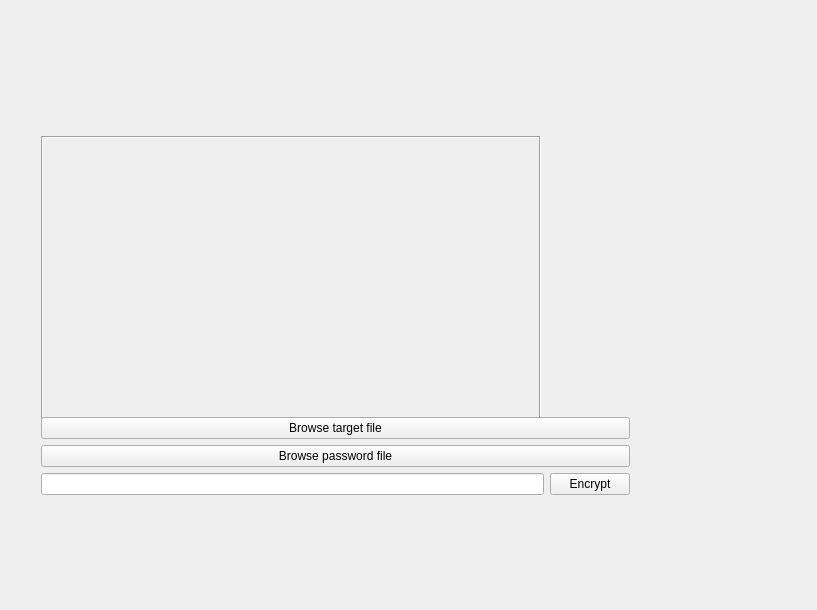
<?xml version="1.0" encoding="UTF-8"?>
<ui version="4.0">
 <class>MainWidget</class>
 <widget class="QWidget" name="MainWidget">
  <property name="geometry">
   <rect>
    <x>0</x>
    <y>0</y>
    <width>817</width>
    <height>610</height>
   </rect>
  </property>
  <property name="windowTitle">
   <string>File Encryptor</string>
  </property>
  <widget class="QWidget" name="verticalLayoutWidget_3">
   <property name="geometry">
    <rect>
     <x>30</x>
     <y>50</y>
     <width>611</width>
     <height>481</height>
    </rect>
   </property>
   <layout class="QVBoxLayout" name="verticalLayout_2">
    <item>
     <layout class="QVBoxLayout" name="verticalLayout_Picture">
      <item>
       <widget class="QLabel" name="labelProfilePicture">
        <property name="enabled">
         <bool>true</bool>
        </property>
        <property name="sizePolicy">
         <sizepolicy hsizetype="Expanding" vsizetype="Expanding">
          <horstretch>0</horstretch>
          <verstretch>0</verstretch>
         </sizepolicy>
        </property>
        <property name="minimumSize">
         <size>
          <width>300</width>
          <height>300</height>
         </size>
        </property>
        <property name="maximumSize">
         <size>
          <width>500</width>
          <height>200</height>
         </size>
        </property>
        <property name="frameShape">
         <enum>QFrame::Box</enum>
        </property>
        <property name="frameShadow">
         <enum>QFrame::Sunken</enum>
        </property>
        <property name="text">
         <string/>
        </property>
        <property name="pixmap">
         <pixmap resource="pictures.qrc">:/new/main/Pictures/mainPic.jpg</pixmap>
        </property>
        <property name="scaledContents">
         <bool>false</bool>
        </property>
        <property name="alignment">
         <set>Qt::AlignCenter</set>
        </property>
        <property name="wordWrap">
         <bool>false</bool>
        </property>
       </widget>
      </item>
     </layout>
    </item>
    <item>
     <layout class="QVBoxLayout" name="verticalLayout">
      <item>
       <widget class="QPushButton" name="pushButtonBrowseTargetFile">
        <property name="text">
         <string>Browse target file</string>
        </property>
       </widget>
      </item>
      <item>
       <widget class="QPushButton" name="pushButtonBrowsePassFile">
        <property name="text">
         <string>Browse password file</string>
        </property>
       </widget>
      </item>
      <item>
       <layout class="QHBoxLayout" name="horizontalLayout">
        <item>
         <widget class="QLineEdit" name="lineEditOutFile"/>
        </item>
        <item>
         <widget class="QPushButton" name="pushButtonEncrypt">
          <property name="text">
           <string>Encrypt</string>
          </property>
         </widget>
        </item>
       </layout>
      </item>
     </layout>
    </item>
   </layout>
  </widget>
 </widget>
 <layoutdefault spacing="6" margin="11"/>
 <resources>
  <include location="pictures.qrc"/>
 </resources>
 <connections/>
</ui>
